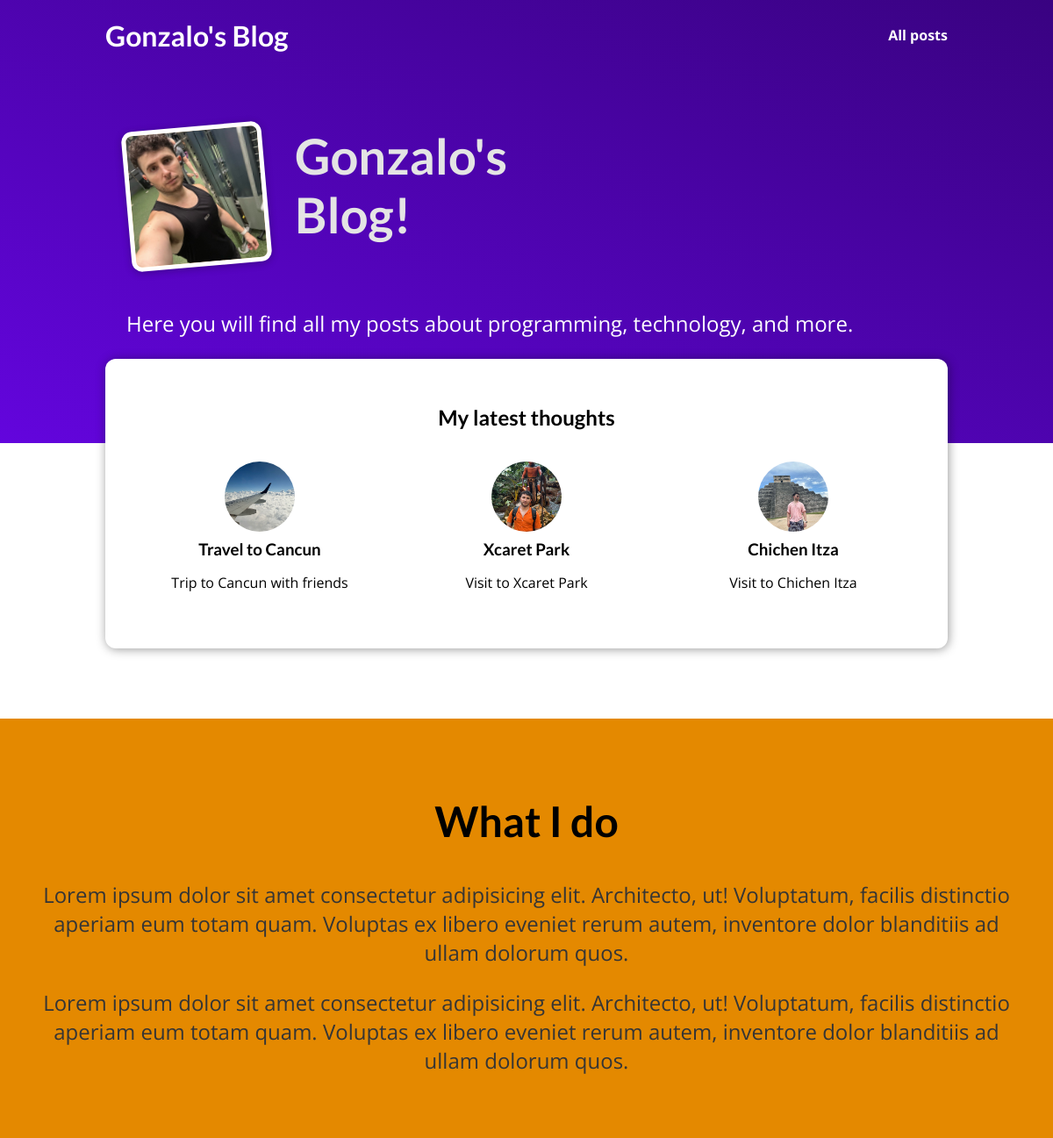
The page / on the database its author committed.
### blog/models.py (models this page shows, shortened)
class Post(models.Model):
    title = models.CharField(max_length=200)
    excerpt = models.CharField(max_length=200)
    image_name = models.CharField(max_length=200)
    date = models.DateField(auto_now=True)
    slug = models.SlugField(max_length=200, unique=True)
    content = models.TextField(validators=[MinLengthValidator(10)])
    author = models.ForeignKey(
        Author, null=True, on_delete=models.SET_NULL, related_name='posts')
    tags = models.ManyToManyField(Tag)

### blog/views.py (the view)
# urls.py: path('', views.index, name='index'),
def index(request):
    latest_posts = Post.objects.all().order_by("-date")[:3]
    return render(request, 'blog/index.html', {'posts': latest_posts})

### blog/templates/blog/index.html (shortened to what this page needs)
{% extends "base.html" %}
{% load static %}
{% block css_files %}
    <link rel="stylesheet" href="{% static 'blog/post.css' %}">
    <link rel="stylesheet" href="{% static 'blog/index.css' %}">
{% endblock %}
{% block content %}
    <section id="welcome">
        <header>
            <img src="{% static 'blog/images/me.jpeg' %}" alt="Gonzalo - The Author of this blog">
            <h2>Gonzalo's Blog!</h2>
        </header>
        <p>Here you will find all my posts about programming, technology, and more.</p>
    </section>
    <section id='latest-posts'>
        <h2>My latest thoughts</h2>
        <ul>
            {% for post in posts %}
                {% include "blog/includes/post.html" %}
            {% endfor %}
        </ul>
    </section>
    <section id="about">
        <h2>What I do</h2>
        <p>Lorem ipsum dolor sit amet consectetur adipisicing elit. Architecto, ut! Voluptatum, facilis distinctio aperiam eum totam quam. Voluptas ex libero eveniet rerum autem, inventore dolor blanditiis ad ullam dolorum quos.</p>
        <p>Lorem ipsum dolor sit amet consectetur adipisicing elit. Architecto, ut! Voluptatum, facilis distinctio aperiam eum totam quam. Voluptas ex libero eveniet rerum autem, inventore dolor blanditiis ad ullam dolorum quos.</p>
    </section>
{% endblock %}

### blog/templates/blog/includes/post.html
{% load static %}
<li>
    <article class="post">
        <a href="{% url 'post_detail' post.slug %}">
            <img src="{% static 'blog/images/'|add:post.image_name %}" alt="{{ post.title }}">
            <div class="post__content">
                <h3>{{ post.title }}</h3>
                <p>{{ post.excerpt }}</p>
            </div>
        </a>
    </article>
</li>

### static/app.css (style rules this page uses)
* { box-sizing: border-box; }
html { font-family: 'Open Sans', 'Lato', sans-serif; }
body { margin: 0; }
h1, h2, h3 { font-family: 'Lato', sans-serif; font-weight: bold; }

### blog/static/blog/post.css (style rules this page uses)
.post { display: flex; flex-direction: column; align-items: center; text-align: center; }
.post a { width: 100%; text-decoration: none; color: black; transition: all 0.2s ease; padding: 1rem; }
.post img { width: 5rem; height: 5rem; object-fit: cover; border-radius: 50%; }
.post h3 { margin: 0.25rem 0; }

### blog/static/blog/index.css (style rules this page uses)
#welcome { background: linear-gradient(to right top, #6305dd, #390281); padding: 6rem 12%; }
#welcome header { display: flex; align-items: flex-start; margin: 3rem auto; }
#welcome img { width: 10rem; height: 10rem; object-fit: cover; object-position: top; border: 5px solid white; border-radius: 12px; background-color: #ffe1bf; transform: rotateZ(-5deg); box-shadow: 0 2px 8px rgba(0, 0, 0, 0.25); }
#welcome h2 { font-size: 3.5rem; margin: 0 0 0 2rem; color: #e4e4e4; width: 10rem; }
#welcome p { color: white; font-size: 1.5rem; }
#latest-posts { background-color: white; padding: 2rem; border-radius: 12px; width: 60rem; margin: -6rem auto 2rem auto; box-shadow: 1px 1px 12px rgba(0, 0, 0, 0.4); }
#latest-posts h2 { text-align: center; }
#latest-posts ul { list-style: none; margin: 0; padding: 0; display: flex; gap: 1rem; }
#latest-posts li { flex: 1; }
#about { text-align: center; padding: 3rem; background-color: #e48900; margin-top: 5rem; }
#about h2 { font-size: 3rem; }
#about p { font-size: 1.5rem; color: #353535; }

### rows shown on the page
Post: image_name (picture), title "Travel to Cancun", excerpt "Trip to Cancun with friends"
Post: image_name (picture), title "Xcaret Park", excerpt "Visit to Xcaret Park"
Post: image_name (picture), title "Chichen Itza", excerpt "Visit to Chichen Itza"
